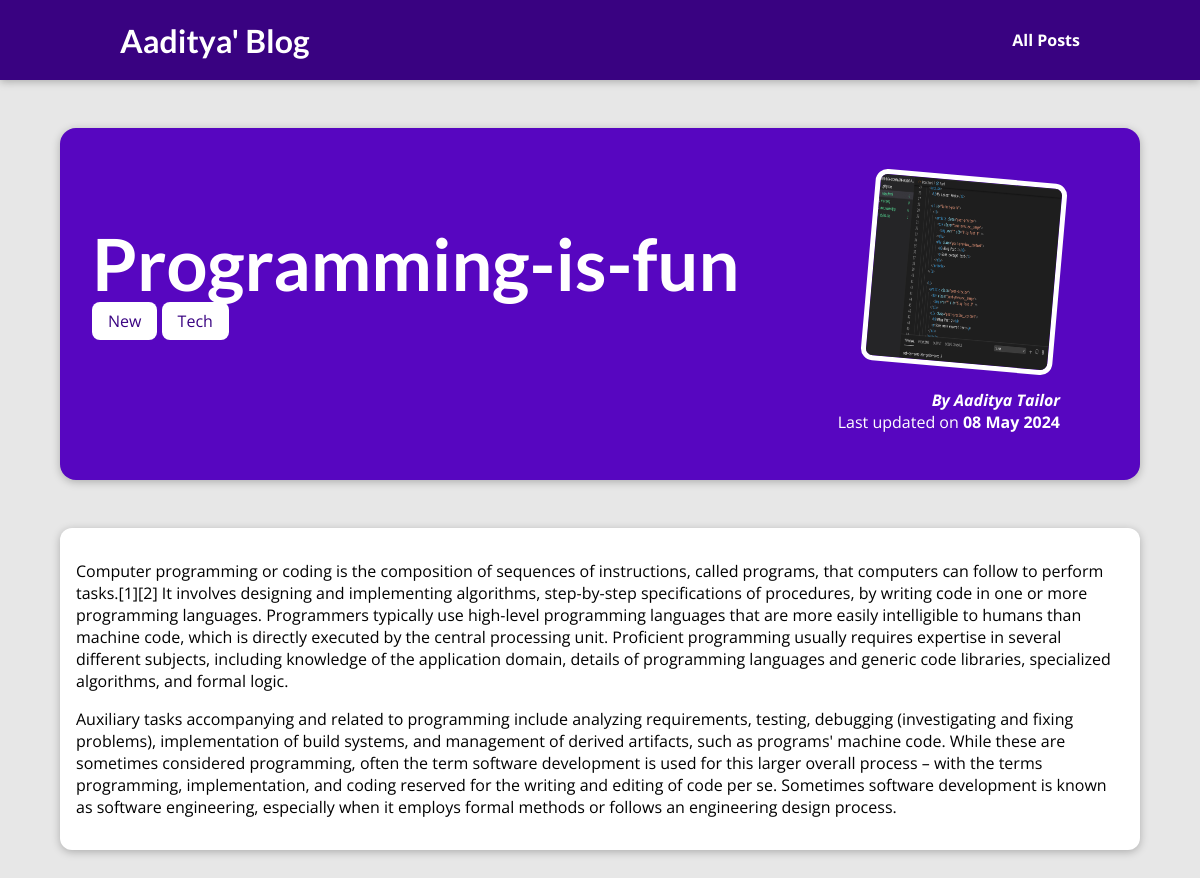
Page /posts/programming-is-fun on the committed database.
### blog/models.py (models this page shows, shortened)
class Post(models.Model):
    title = models.CharField(max_length=150)
    excerpt = models.CharField(max_length=200)
    image = models.ImageField(upload_to="posts", null=True)
    date = models.DateField(auto_now=True)
    slug = models.SlugField(unique=True, db_index=True)
    content = models.TextField(validators=[MinLengthValidator(10)])
    author = models.ForeignKey(
        Author, on_delete=models.SET_NULL, null=True, related_name="posts")
    tags = models.ManyToManyField(Tag)

class Tag(models.Model):
    caption = models.CharField(max_length=20)

class Author(models.Model):
    first_name = models.CharField(max_length=100)
    last_name = models.CharField(max_length=100)
    email_address = models.EmailField()
    def full_name(self):
        return f"{self.first_name} {self.last_name}"
    def __str__(self):
        return self.full_name()

### blog/views.py (the view)
# urls.py: path("posts/<slug:slug>", views.post_detail,
def post_detail(request, slug):
    identified_post = get_object_or_404(Post, slug=slug)
    return render(request, "blog/post-detail.html", {
      "post": identified_post,
      "post_tags": identified_post.tags.all()
    })

### blog/templates/blog/post-detail.html (shortened to what this page needs)
{% extends "base.html" %}
{% load static %}
{% block css_files %}
<link rel="stylesheet" href="{% static "blog/post-detail.css" %}" />
{% endblock %}
{% block content %}
<section id="summary">
  <h2>{{ post.title }}</h2>
  <div>
    {% for tag in post_tags %}
      <span class="tag">{{ tag.caption }}</span>
    {% endfor %}
  </div>
  <article>
    <img src="{{ post.image.url }}" alt="{{ post.title }}" />
    <address>By <a href="mailto:{{ post.author.email_address }}">{{ post.author }}</a></address>
    <div>Last updated on <time>{{ post.date|date:"d M Y" }}</time></div>
  </article>
</section>
<main>
  {{ post.content|linebreaks }}
</main>
{% endblock %}

### templates/base.html (shortened to what this page needs)
{% load static %}
<!DOCTYPE html>
<html lang="en">
<head>
  <link rel="stylesheet" href="{% static "app.css" %}">
  {% block css_files %}{% endblock %}
</head>
<body>
  <header id="main-navigation">
    <h1><a href="{% url "starting-page" %}">Aaditya' Blog</a></h1>
    <nav>
      <a href="{% url "posts-page" %}">All Posts</a>
    </nav>
  </header>
  {% block content %}
  {% endblock %}
</body>
</html>

### static/app.css (style rules this page uses)
* { box-sizing: border-box; }
html { font-family: 'Open Sans', 'Lato', sans-serif; }
body { margin: 0; }
h1, h2, h3 { font-family: 'Lato', sans-serif; font-weight: bold; }
#main-navigation { width: 100%; height: 5rem; display: flex; justify-content: space-between; align-items: center; padding: 0 10%; position: absolute; top: 0; left: 0; }
#main-navigation a { text-decoration: none; color: white; font-weight: bold; }

### blog/static/blog/post-detail.css (style rules this page uses)
body { background-color: #e7e7e7; }
#main-navigation { background-color: #390281; box-shadow: 0 2px 8px rgba(0, 0, 0, 0.25); }
#summary { margin: 8rem auto 3rem auto; padding: 2rem; width: 90%; max-width: 90rem; border-radius: 16px; background-color: #5706c0; position: relative; box-shadow: 0 2px 8px rgba(0, 0, 0, 0.25); height: 22rem; }
#summary h2 { color: white; font-size: 4.5rem; margin-bottom: 0.25rem; }
#summary article { position: absolute; top: 2rem; right: 3rem; padding: 1rem 2rem; border-radius: 12px; text-align: right; color: white; }
#summary article img { width: 12rem; height: 12rem; border-radius: 12px; transform: rotateZ(5deg); border: 5px solid white; margin-bottom: 1rem; }
#summary address { font-weight: bold; }
#summary a { color: white; text-decoration: none; }
#summary time { font-weight: bold; }
main { width: 90%; max-width: 90rem; margin: 3rem auto; background-color: white; padding: 1rem; border-radius: 12px; box-shadow: 0 2px 8px rgba(0, 0, 0, 0.25); }
.tag { background-color: white; color: #390281; padding: 0.5rem 1rem; border-radius: 8px; }

### rows in the picture
Post: title "Programming-is-fun", image (picture), author "Aaditya Tailor", date "08 May 2024", content "Computer programming or coding is the composition of sequences of instructions, called programs, that computers can follow to perform tasks.[1][2] It involves designing and implementing algorithms, step-by-step specifications of procedures, by writing code in one or more programming languages. Programmers typically use high-level programming languages that are more easily intelligible to humans than machine code, which is directly executed by the central processing unit. Proficient programming usually requires expertise in several different subjects, including knowledge of the application domain, details of programming languages and generic code libraries, specialized algorithms, and formal…"
Tag: caption "New"
Tag: caption "Tech"
